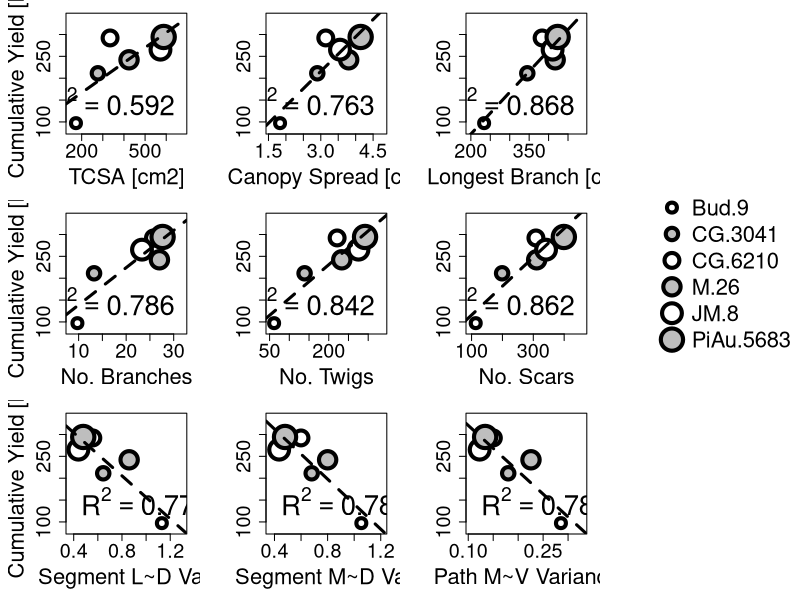

Reproduce this figure in R.
# This script generates figures for yield ~ morphologies from yield-morph.csv.

gen_fig <- function(x, x_lab, R2, position, 
                    y = sig_data$avg_cum_yield, y_lab = ''){
  # generates a yield by morphology plot at rootstock level
  plot(range(min(x) - .15 * min(x), max(x) + .15 * max(x)), 
       range(min(y) - .15 * min(y), max(y) + .15 * max(y)), 
       ylab = y_lab, xlab = x_lab, type = 'n')
  for(rootstock in 1:length(x)){
      points(x[rootstock], y[rootstock],
             cex = (1.5 + .5 * rootstock), pch = 21,  lwd = 4,
             bg = if (rootstock %% 2 == 1) 'white' else 'grey')
  } 
  abline(get_ab(x,y), lwd = 3, lty = 'dashed')
  legend(position, legend=R2, bty='n', cex=2.5) 
}

insert_blank <- function(){
  plot(range(0,1), range(0,1), bty='n', main = '', xaxt='n', yaxt='n', xlab='', ylab='', type ='n')
}

insert_legend <- function(){
  insert_blank()
  par(xpd=T)
  legend('center', bty = 'n', cex = 2, pt.lwd = 4,
         legend = sig_data$rootstock, 
         pch = 21, pt.bg = c('white', 'grey', 'white', 'grey', 'white', 'grey'),
         pt.cex = c(2, 2.5, 3, 3.5, 4, 4.5)
  )
  par(xpd=F)
}

get_ab <- function(x, y){
  test <- lm(y~x)
  return(test$coef)
}

sig_data <- read.csv('yield-morph.csv')
 

pdf(file="morph-yield.pdf", width= 12, height=9, family="Helvetica", 
    pointsize=14)
par(mfrow= c(3,4), mar = c(5,5,1,1),  oma = c(0,0,0,0), 
    cex.lab = 2, cex.axis = 1.8)
gen_fig((sig_data$avg_trunk_diam * pi), 'TCSA [cm2]', 
        expression(R^2 == 0.592), 'bottomright', 
        y_lab = 'Cumulative Yield [Kg]')
gen_fig(sig_data$avg_canopy_spread, 'Canopy Spread [cm]', 
        expression(R^2 == 0.763), 'bottomright')
gen_fig(sig_data$avg_max_path, 'Longest Branch [cm]',
        expression(R^2 == 0.868), 'bottomright')
insert_blank()
gen_fig(sig_data$avg_no_branches, 'No. Branches',
        expression(R^2 == 0.786), 'bottomright',
        y_lab = 'Cumulative Yield [Kg]')
gen_fig(sig_data$avg_no_twigs, 'No. Twigs',
        expression(R^2 == 0.842), 'bottomright')
gen_fig(sig_data$avg_no_scars, 'No. Scars', 
        expression(R^2 == 0.862), 'bottomright')
insert_legend()
gen_fig(sig_data$expr_L_D_seg, 'Segment L~D Var.', 
        expression(R^2 == 0.777), 'bottom', 
        y_lab = 'Cumulative Yield [Kg]')
gen_fig(sig_data$expr_M_D_seg, 'Segment M~D Var.',
        expression(R^2 == 0.782), 'bottom')
gen_fig(sig_data$expr_M_V_path, 'Path M~V Variance',
        expression(R^2 == 0.782), 'bottom')
dev.off()
